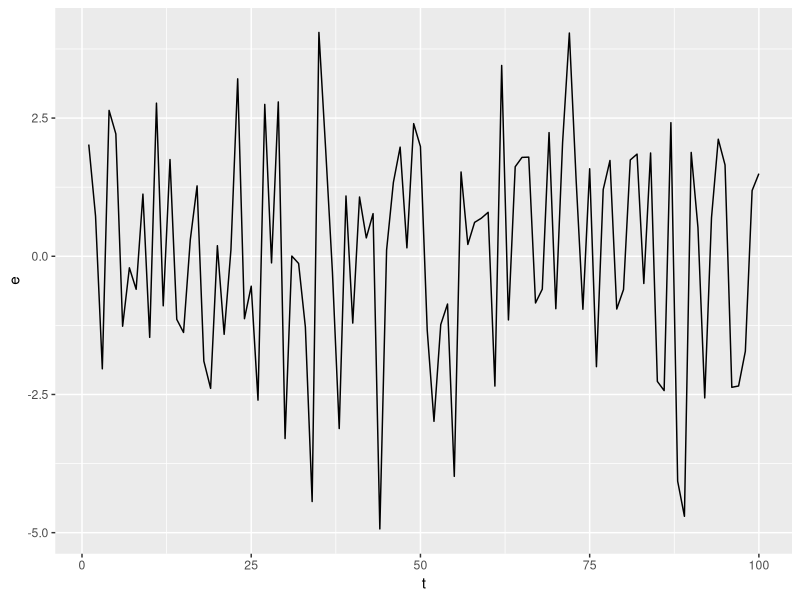
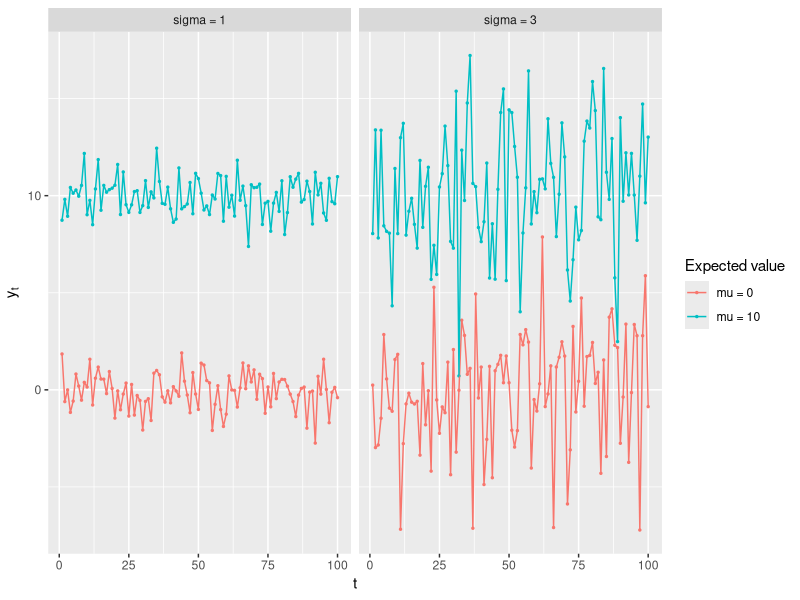
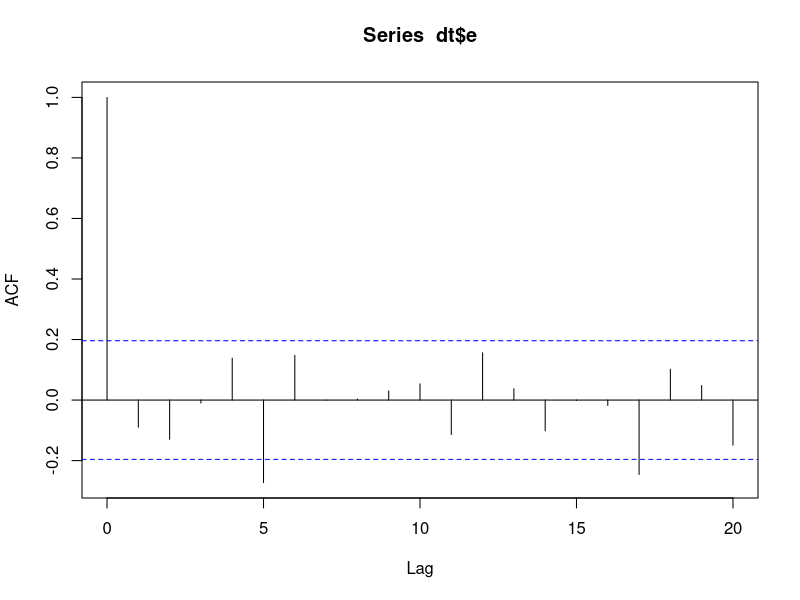

Reproduce these figures in R, in order.
## ---- chunk 1
library(tidyverse)
## ---- chunk 2
n <- 100

dt <- tibble(
  t = 1:n,
  e = rnorm(
    # The number of values to be drawn at random
    n = n, 
    # The expected value of the distribution
    mean = 0,
    # The standard deviation of the distribution
    sd = 2
    )
)

dt %>%
  ggplot(aes(x = t, y = e)) + 
  geom_line()
## ---- chunk 3
## For illustration only

n <- 100

sim_data <- expand_grid(
  mu = c(0, 10),
  sigma = c(1, 3),
  t = 1:n
) %>%
  mutate(
    y = rnorm(n(), mean = mu, sd = sigma),
    sigma_lab = paste0("sigma = ", sigma),
    mu_lab = paste0("mu = ", mu)
  )

sim_data %>%
  ggplot(aes(x = t, y = y, color = mu_lab)) +
  geom_point(size = 1 / 2) +
  geom_line() +
  facet_wrap(~sigma_lab) +
  labs(
    x = "t",
    y = expression(y[t]),
    color = "Expected value"
  )
## ---- chunk 4
sim_data %>%
  group_by(mu_lab, sigma_lab) %>%
  summarise(
    Average = mean(y),
    StdDev = sd(y)
  )
## ---- chunk 5
mean(dt$e)
## ---- chunk 6
sd(dt$e)
## ---- chunk 7
dt <- dt %>%
  mutate(
    e_l1 = lag(e, n = 1),
    e_l2 = lag(e, n = 2),
    e_l3 = lag(e, n = 3)
  )
## ---- chunk 8
cor(dt$e, dt$e_l1, use = "complete.obs")
cor(dt$e, dt$e_l2, use = "complete.obs")
cor(dt$e, dt$e_l3, use = "complete.obs")
## ---- chunk 9
acf(dt$e, plot = FALSE)
## ---- chunk 10
acf(dt$e)
## ---- chunk 11
Box.test(dt$e, lag = 3)
